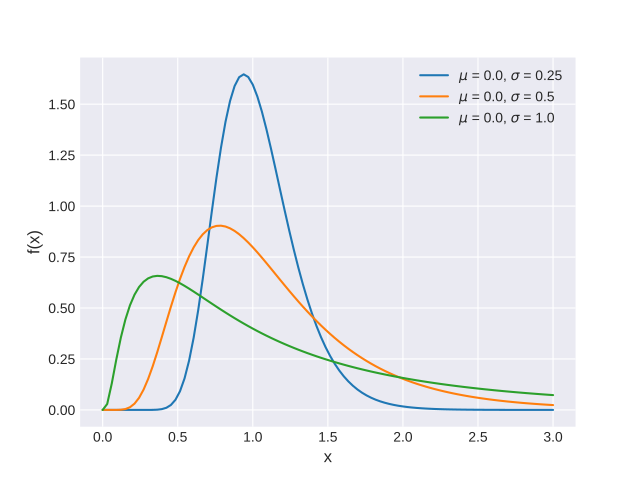

Recreate this plot in Python.
import matplotlib.pyplot as plt
import numpy as np
import scipy.stats as st
plt.style.use('seaborn-darkgrid')
x = np.linspace(0, 3, 100)
mus = [0., 0., 0.]
sds = [.25, .5, 1.]
for mu, sd in zip(mus, sds):
    pdf = st.lognorm.pdf(x, sd, scale=np.exp(mu))
    plt.plot(x, pdf, label=r'$\mu$ = {}, $\sigma$ = {}'.format(mu, sd))
plt.xlabel('x', fontsize=12)
plt.ylabel('f(x)', fontsize=12)
plt.legend(loc=1)
plt.show()
